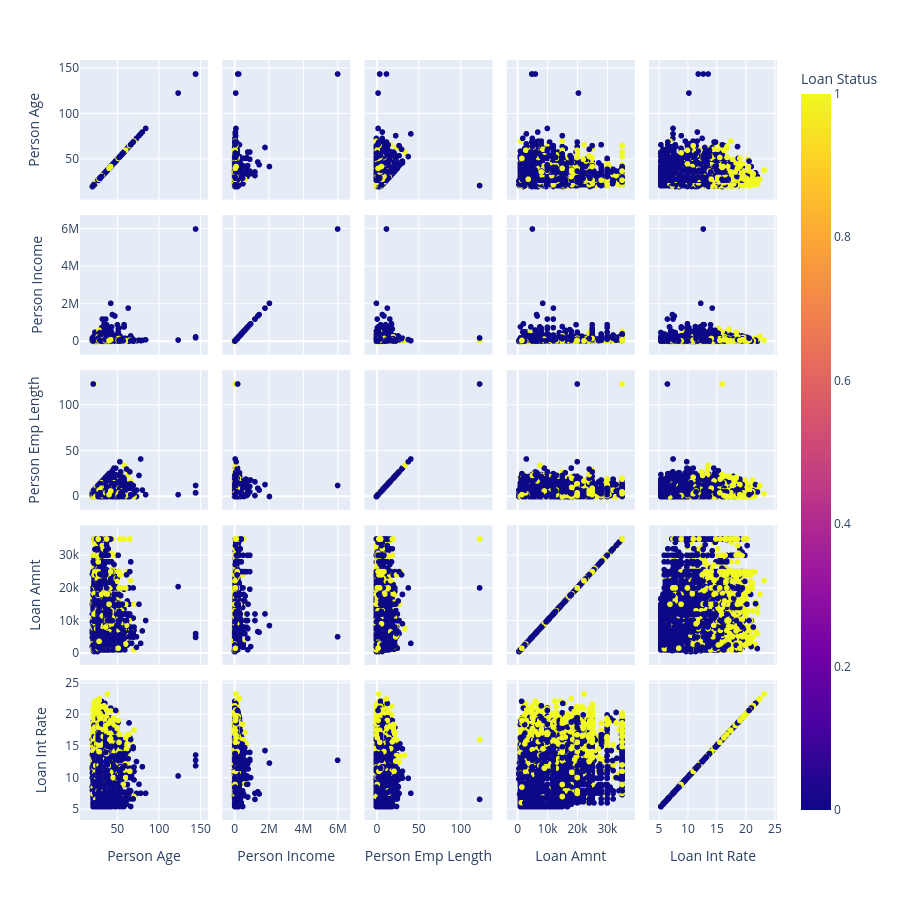

This figure's notebook cell:
### Markdown cell above
## Descriptive Statistics
The cleaned data contains 28,638 observations. Extreme maxima such as age 144, employment length 123, and income $6 million are implausible in this context, supporting the article's recommendation to inspect and remove influential outliers.

### Code cell
fig = px.scatter_matrix(
    df,
    dimensions=["person_age","person_income","person_emp_length","loan_amnt","loan_int_rate"],
    labels={
        col: col.replace("_", " ").title()
        for col in df.columns
    },
    height=900,
    color="loan_status"
)

fig.show()

### Figure 1 — Plotly figure (JSON) as saved in the notebook; plotly's stock layout.template omitted (floating-point values rounded to 4 significant figures; data arrays with more than 128 entries replaced by an {"elided": "..."} marker saying what was removed)
{"data": [{"dimensions": [{"axis": {"matches": true}, "label": "Person Age", "values": {"elided": "28638 int values"}}, {"axis": {"matches": true}, "label": "Person Income", "values": {"elided": "28638 int values"}}, {"axis": {"matches": true}, "label": "Person Emp Length", "values": {"elided": "28638 float values"}}, {"axis": {"matches": true}, "label": "Loan Amnt", "values": {"elided": "28638 int values"}}, {"axis": {"matches": true}, "label": "Loan Int Rate", "values": {"elided": "28638 float values"}}], "hovertemplate": "%{xaxis.title.text}=%{x}<br>%{yaxis.title.text}=%{y}<br>Loan Status=%{marker.color}<extra></extra>", "legendgroup": "", "marker": {"color": {"elided": "28638 int values"}, "coloraxis": "coloraxis", "symbol": "circle"}, "name": "", "showlegend": false, "type": "splom"}], "layout": {"coloraxis": {"colorbar": {"title": {"text": "Loan Status"}}, "colorscale": [[0, "#0d0887"], [0.1111, "#46039f"], [0.2222, "#7201a8"], [0.3333, "#9c179e"], [0.4444, "#bd3786"], [0.5556, "#d8576b"], [0.6667, "#ed7953"], [0.7778, "#fb9f3a"], [0.8889, "#fdca26"], [1, "#f0f921"]]}, "dragmode": "select", "height": 900, "legend": {"tracegroupgap": 0}, "margin": {"t": 60}}}
